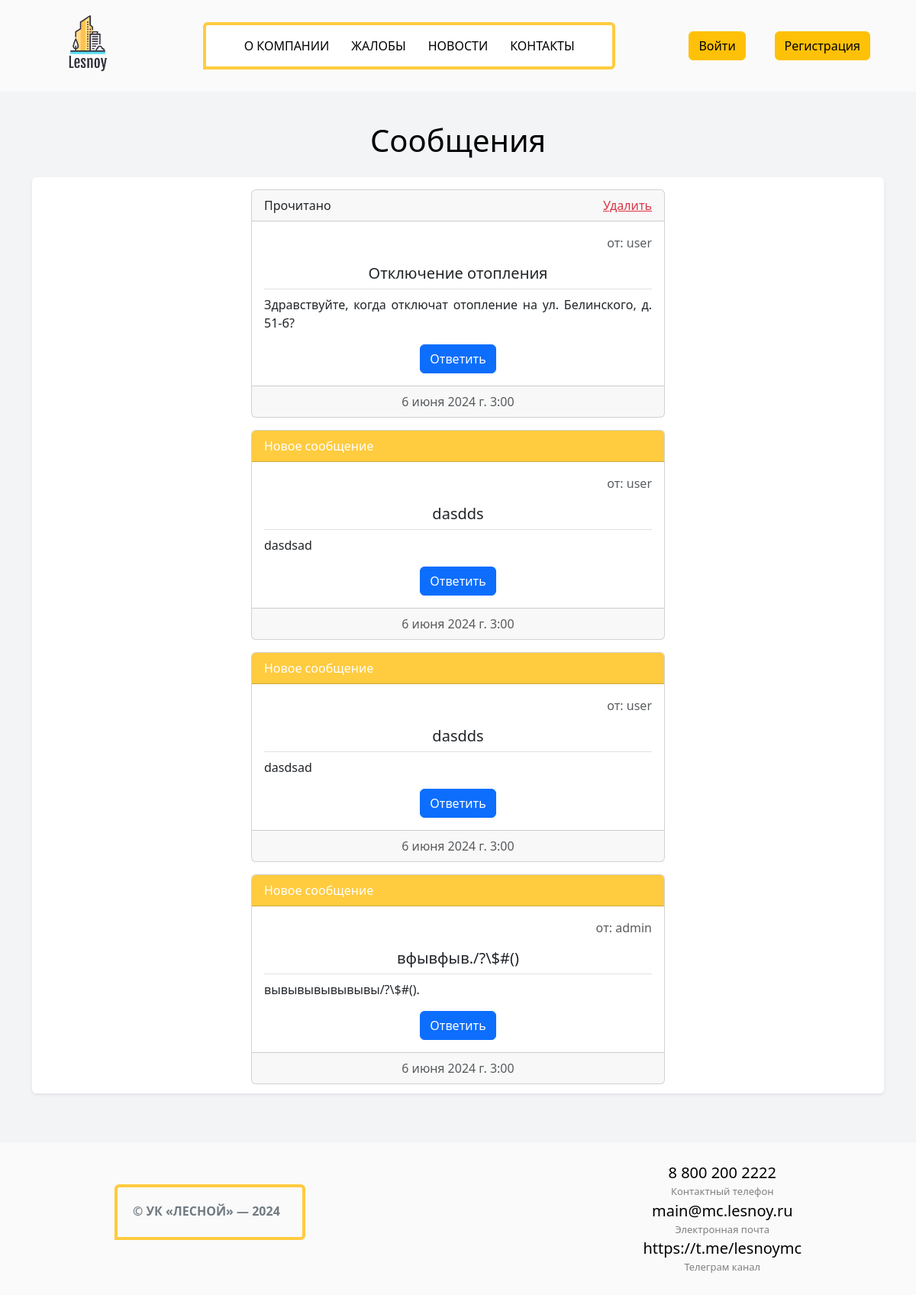
Before: /admin_messages/ with the older database file.
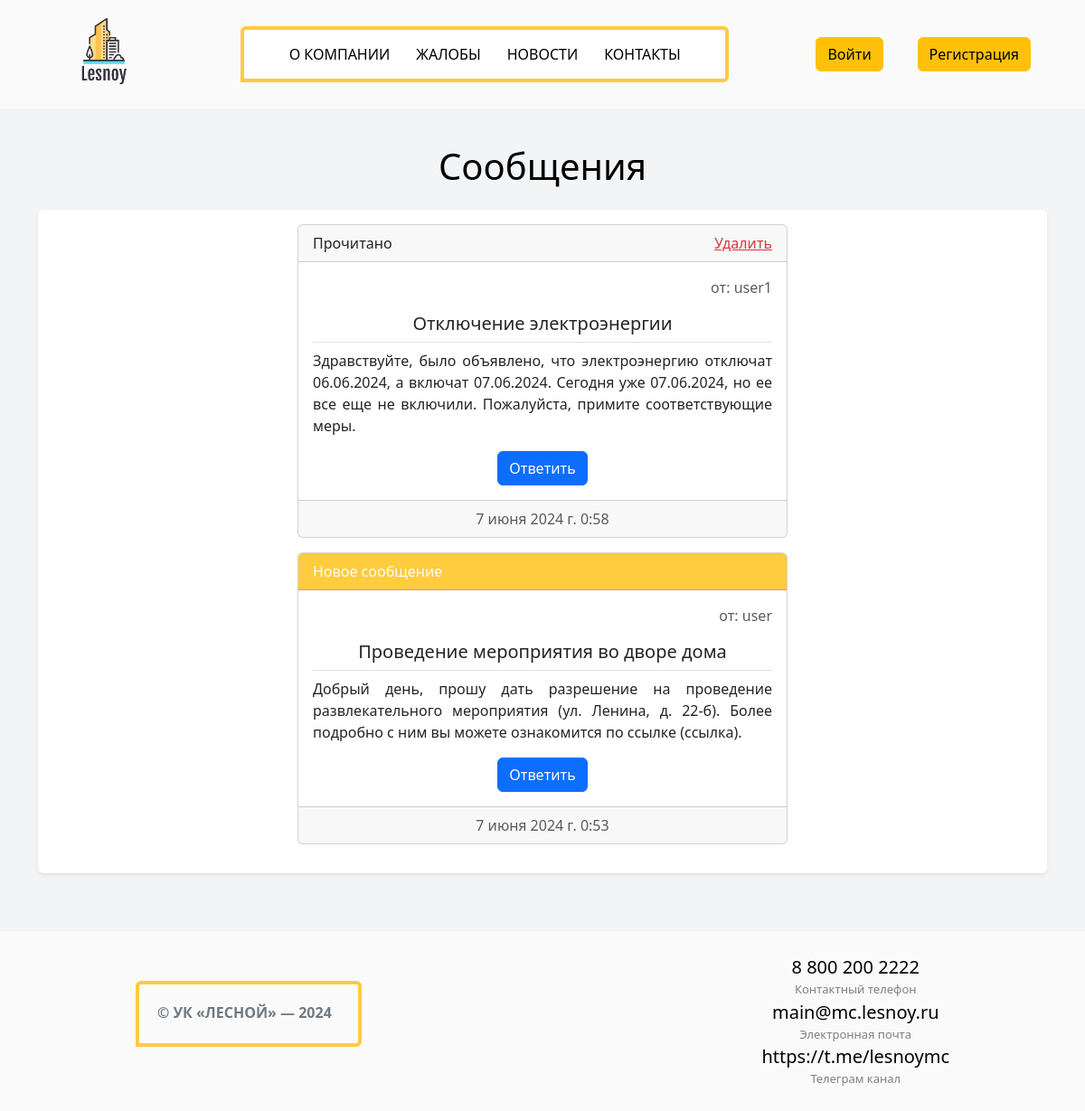
After: the same page with the newer database file.
### main/models.py (models this page shows, shortened)
class Messages(models.Model):
    class Meta:
        db_table = "messages"
        verbose_name = "message"
        verbose_name_plural = "messages"
    user = models.ForeignKey(User, on_delete=models.CASCADE, null=True)
    send_date = models.DateTimeField(null=True)
    title = models.CharField(max_length=40, null=True)
    question_text = models.TextField(max_length=1000, null=True)
    reply_text = models.TextField(max_length=1000, default="Нет ответа")
    reply_date = models.DateTimeField(null=True)
    is_read = models.BooleanField(default=False)

### main/views.py (the view)
# urls.py: path('', views.admin_messages_view, name="admin_messages"),
def admin_messages_view(request):
    messages = models.Messages.objects.filter(reply_text="Нет ответа").order_by("-send_date")
    return render(request, "admin_messages.html", {"messages_list": messages})

### templates/admin_messages.html (shortened to what this page needs)
{% extends "index.html" %}
{% block content %}
<section class="pt-3 pb-3">
    <div class="container">
        <h1 class="mb-4 mt-4 text-center">Сообщения</h1>
        <div class="container shadow-sm p-3 mb-5 bg-white rounded" style="max-height: 1200px; overflow: auto;">
            {% block reply %}
            {% if messages_list %}
            {% for message in messages_list %}
            {% if message.reply_date %}
            {% else %}
            <div class="card text-center w-50 mb-3" style="margin: 0 auto;">
                {% if message.is_read %}
                <div class="card-header text-start d-flex justify-content-between">
                    <div>Прочитано</div>
                    <a href="{% url 'delete_message' message.id %}" class="text-danger">Удалить</a>
                </div>
                {% else %}
                <div class="card-header text-start text-white" style="background-color: #ffcb3f;">
                    <a href="{% url 'make_read' message.id %}" title="Отметить как прочитанное" class="text-white text-decoration-none">Новое сообщение</a>
                </div>
                {% endif %}
                <div class="card-body">
                    <p class="text-end text-muted">от: {{ message.user.username }}</p>
                    <h5 class="card-title nav-tabs pb-2">{{ message.title }}</h5>
                    <p class="card-text" style="text-align: justify;">{{ message.question_text }}</p>
                    <a href="{% url 'reply' message.id %}" class="btn btn-primary">Ответить</a>
                </div>
                <div class="card-footer text-muted">
                    {{ message.send_date }}
                </div>
            </div>
            {% endif %}
            {% endfor %}
            {% else %}
            <div class="alert alert-info w-25" style="margin: 0 auto;">Сообщения отсутствуют</div>
            {% endif %}
            {% endblock %}
        </div>
    </div>
</section>
{% endblock %}

Changed rows visible on the page:
removed Messages: is_read "Прочитано", user.username "user", title "Отключение отопления", question_text "Здравствуйте, когда отключат отопление на ул. Белинского, д. 51-б?", send_date "6 июня 2024 г. 3:00"
removed Messages: is_read "Новое сообщение", user.username "user", title "dasdds", question_text "dasdsad", send_date "6 июня 2024 г. 3:00"
removed Messages: is_read "Новое сообщение", user.username "user", title "dasdds", question_text "dasdsad", send_date "6 июня 2024 г. 3:00"
removed Messages: is_read "Новое сообщение", user.username "admin", title "вфывфыв./?\\$#()", question_text "вывывывывывывы/?\\$#().", send_date "6 июня 2024 г. 3:00"
added Messages: is_read "Прочитано", user.username "user1", title "Отключение электроэнергии", question_text "Здравствуйте, было объявлено, что электроэнергию отключат 06.06.2024, а включат 07.06.2024. Сегодня уже 07.06.2024, но ее все еще не включили. Пожалуйста, примите соответствующие меры.", send_date "7 июня 2024 г. 0:58"
added Messages: is_read "Новое сообщение", user.username "user", title "Проведение мероприятия во дворе дома", question_text "Добрый день, прошу дать разрешение на проведение развлекательного мероприятия (ул. Ленина, д. 22-б). Более подробно с ним вы можете ознакомится по ссылке (ссылка).", send_date "7 июня 2024 г. 0:53"
